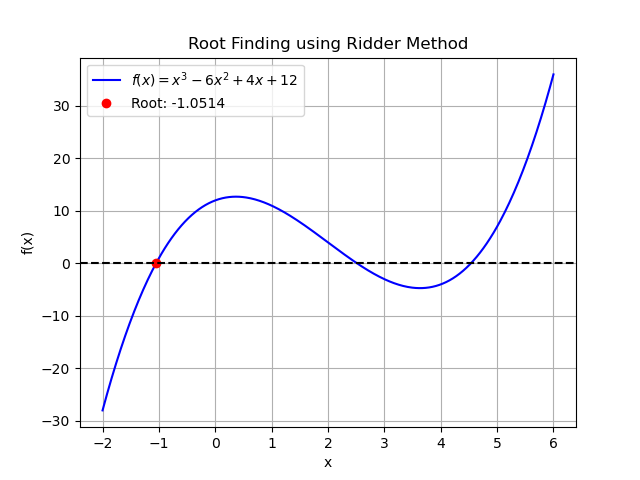

The script that saved this image:
import numpy as np
from scipy.optimize import root_scalar
import matplotlib.pyplot as plt

# Define the function


def f(x):
    return x**3 - 6*x**2 + 4*x + 12


# Find the root using Ridder's method
result = root_scalar(f, method='ridder', bracket=[-2, 2])

# Plot the function and root
x = np.linspace(-2, 6, 400)
y = f(x)
plt.plot(x, y, label=r'$f(x) = x^3 - 6x^2 + 4x + 12$', color='blue')
plt.plot(result.root, f(result.root), 'o',
         label=f'Root: {result.root:.4f}', color='red')
plt.axhline(0, color='black', linestyle='--')
plt.title('Root Finding using Ridder Method')
plt.xlabel('x')
plt.ylabel('f(x)')
plt.legend()
plt.grid()
plt.savefig('ridder-method.png')
plt.show()

# Print the result
print(f"Root found by Ridder method: {result.root:.6f}")
print(
    f"Error: {abs(result.root - root_scalar(f, method='brentq', bracket=[-2, 2]).root):1.15e}")
print(f"Iterations: {result.iterations}")
